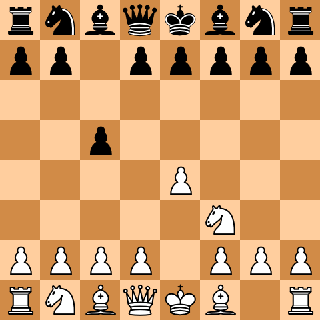
#> input picture fen-to-png/images/example.png, 320 x 320 px, given in place of the camera
$ python main2ext.py
#> lines starting #> are read from the running program, lines starting #| are printed output that depends on the picture; after the words box and inside, x2 and y2 are one past the last pixel; in counts of white or black regions, pixels touching at a corner belong together
### read_warp_img.py
import cv2
import numpy as np

def get_warp_img(img,dir_path,img_resize):
    pts1 = np.load(dir_path+'/chess_board_warp_prespective.npz')['pts1']
    pts2 = np.load(dir_path+'/chess_board_warp_prespective.npz')['pts2']
    H,maks = cv2.findHomography(pts1,pts2)
    result = cv2.warpPerspective(img,H,img_resize)
    return result

# [3 lines that do not run on import are left out]

### detect_points.py
import cv2
import numpy as np
import os
ix,iy = -1,-1
img = 0

###################################################################################
## Code For Detect corner points
###################################################################################

# [24 lines left out: functions draw_circle, get_points, not called in this run]


def get_points_800():
    x,y = 0 ,0
    points=[]
    for i in range(9):
        L=[[0,y], [100,y],[200,y],[300,y],[400,y],[500,y],[600,y],[700,y],[800,y]]
        y=y+100
        points.append(list(L))
    cv2.destroyAllWindows()
    print("got points")
    return list(points)

# [3 lines that do not run on import are left out]

### main2ext.py


###################################################################################
## SETUP for TRACK CHESS GAMES V1
# dir+ = ./numpy_saved/hello
# 1. map_function writes to dir+
# 2. cam_pos() saves 000image.bin for corner detection,
# 3. ./corner_detect.sh (Murat Sahins corner detector) to get corners cordinates
# loads
# 4 warp() loads from murats
#    "/home/marius/Desktop/pyprojects/csr-jet/chess_state_recognition/cornersmb.npy"
# 5. warp saves npz files to dir+
# 6. show_boxes() loads from dir+ cornersmn.npy
# 7. calibrate() writes setup.bin to

###################################################################################


###################################################################################
## Import Libraries
###################################################################################
from multiprocessing.connection import answer_challenge
import os
from platform import release
import chess
import chess.engine
import cv2
import numpy as np
import sys
import subprocess
import fps
import pickle

###################################################################################
## Import files
###################################################################################
# from detect_points import get_points ### only used with manual corner detection
from detect_points import get_points_800
from read_warp_img import get_warp_img
import cvzone


###################################################################################
## Define Main Variables
###################################################################################

points = []    # contains chess board corners points
boxes = np.zeros((8,8,4),dtype=int)    # contains top-left and bottom-right point of chessboard boxes
# fen_line = 'rnbqkbnr/pppppppp/8/8/8/8/PPPPPPPP/RNBQKBNR' # fen line of chess board
# board = chess.Board(fen=fen_line) # object of chess board

dir_path = os.path.dirname(os.path.realpath(__file__))+"/numpy_saved" # path of current directory
cam = cv2.VideoCapture(0) ### Panasonic cam via USB
img_resize = (800, 800)

subprocess.call(["clear"])
#> (this line was passed over: subprocess is not available in this run)
image = []

### no engine used in setup
### engine = chess.engine.SimpleEngine.popen_uci("/home/marius/Desktop/pyprojects/engine_dir/sf12nnue/stockfish")  # SF12NNUE

'''
### delete
chess_board = []   # it will store chess board matrix
player_bool_position =[]
bool_position = np.zeros((8,8),dtype=int)
number_to_position_map = []
last_move = ""
game_img = ""
fen_line = 'rnbqkbnr/pppppppp/8/8/8/8/PPPPPPPP/RNBQKBNR' # fen line of chess board
board = chess.Board(fen=fen_line) # object of chess board
'''
###################################################################################
## Code For Run Program
###################################################################################
'''
print("Enter Directory Name, i.e. ""(hello)"" ")
code = str(input(""))
'''
code = "hello"
dir_path += "/"+code
if not os.path.exists(dir_path):
    os.makedirs(dir_path)

###################################################################################
## Define Functions
###################################################################################

## map function for map values for (0,0)-> (8,a) , (0,1)-> (8,b).... so on
def map_function():
    map_position = {}
    x,y=0,0
    for i in "87654321":
        for j in "abcdefgh":
            map_position[j+i] = [x,y]
            y = (y+1)%8
        x = (x+1)%8
    np.savez(dir_path+"/map_position.npz",**map_position)
map_function()
map_position =np.load(dir_path+"/map_position.npz")   # map move values for (0,0)-> (8,a) , (0,1)-> (8,b).... so on


def cam_pos():
    ###################################################################################
    ## camera position calibration
    ###################################################################################

    while True:
        '''

        print("Do you want to set camera Position[y/n] : ",end=" ")
        answer = str(input())
        '''
        answer = "y"

        if answer == "" or answer == "Y" or answer =="y":
            print("Press q for exit : ")
            while True:
                ## show frame from camera and set positon by moving camera
                flag , img = cam.read()
#> img is the input picture: shape (320, 320, 3); mean B, G, R 110.2, 160, 211
                img = cv2.resize(img,(640,480))
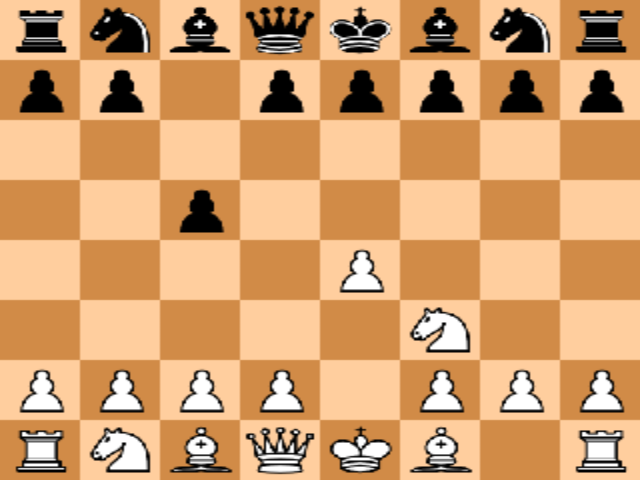
#> img: shape (480, 640, 3); mean B, G, R 110.2, 160, 211
                # cv2.rotate(img, cv2.ROTATE_180)
                if flag:

                    cv2.namedWindow("Set camera position")
                    cv2.moveWindow("Set camera position", 0,0)
                    cv2.imshow("Set camera position",img)
                    k = cv2.waitKey(1)
#> (key q is pressed here)


                    if k == ord('q'):
                        img = cv2.resize(img,(800,800))
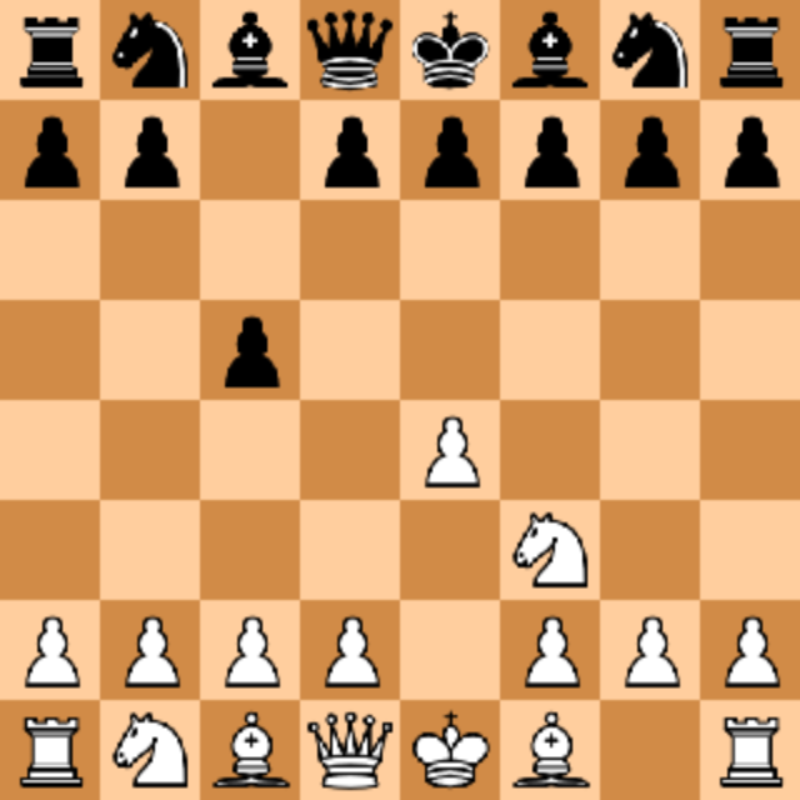
#> img: shape (800, 800, 3); mean B, G, R 110.2, 159.9, 210.9
                        cv2.imwrite("000image.png", img)
                        print("000image.png written in working directory, now running external prog")
                        subprocess.run(["./corner_detect.sh"], shell=True)
#> (this line was passed over: subprocess is not available in this run)
                        cv2.destroyAllWindows()
                        break
            break
        '''
        elif answer == "n" or answer == "N":
            print("\nHope that camera position already set...\n")
            break
        else:
            print("Invalid Input")
        '''
    return

#cam_pos()


def warp():
    ###################################################################################
    ## Image warp_perspective
    ###################################################################################

    while True:
        '''
        print("DO you want to warp perspective image[y/n] :",end=" ")
        answer = str(input())
        '''
        answer = "y"
        ret , img = cam.read()
        img =   cv2.resize(img,(800,800))

        ## img =   cv2.resize(img,(640,480))
        width,height = 800,800
        ##width,height = 640, 480
        if answer == "y" or answer == "Y" or answer == "":
            # Reading from myfile.txt, corners from "chess_state_recognition"


            '''
            ######################## TO BE DELETED, FOR TEST ONLY    ###############################################

            with open("/home/marius/Desktop/pyprojects/csr-jet/chess_state_recognition/myfile.txt", "r+") as file1:
                Reading form a file
                z= file1.readlines()[1]

            print("CORNERS from myfiles.txt:")
            print(z)
            print()

            ########################################################################################################
            '''
            corn  =np.load("./chess_state_recognition/cornersmb.npy")
#> (reads chess_state_recognition/cornersmb.npy from the repository)
            print(np.shape(corn))

          ##TEST
            c1 = corn[0][0]
            c2 = corn[8][0]
            c3 = corn[8][8]
            c4 = corn[0][8]

            # print(corn)

            print()
            warp_points_ =np.float32([[c1[1],c1[0],],
                    [c2[1] , c2[0],],
                    [c4[1], c4[0],],
                    [c3[1], c3[0],]])
            print("warp_points_from_pts\n", warp_points_)
            print("-------------")

            #########################################################################################################
            '''
            ### only for manual corner detection
            warp_points = get_points(img,4)
            print("warp_points from mouseclicks:", warp_points)
            print("warp_points:", warp_points[0:])


            pts1 = np.float32([[warp_points[0][0],warp_points[0][1]],
                            [warp_points[1][0],warp_points[1][1]],
                            [warp_points[3][0],warp_points[3][1]],
                            [warp_points[2][0],warp_points[2][1]]])
            '''

            pts1 = warp_points_
            pts2 = np.float32([[0,0],[width,0],[0,height],[width,height]])
            print()
            print("pts1\n",pts1)
            print()
            print("pts2\n", pts2)

            np.savez(dir_path+"/chess_board_warp_prespective.npz",pts1=pts1,pts2=pts2)

            result = get_warp_img(img,dir_path,img_resize)
#> in get_warp_img, `result = cv2.warpPerspective(img,H,img_resize)`:
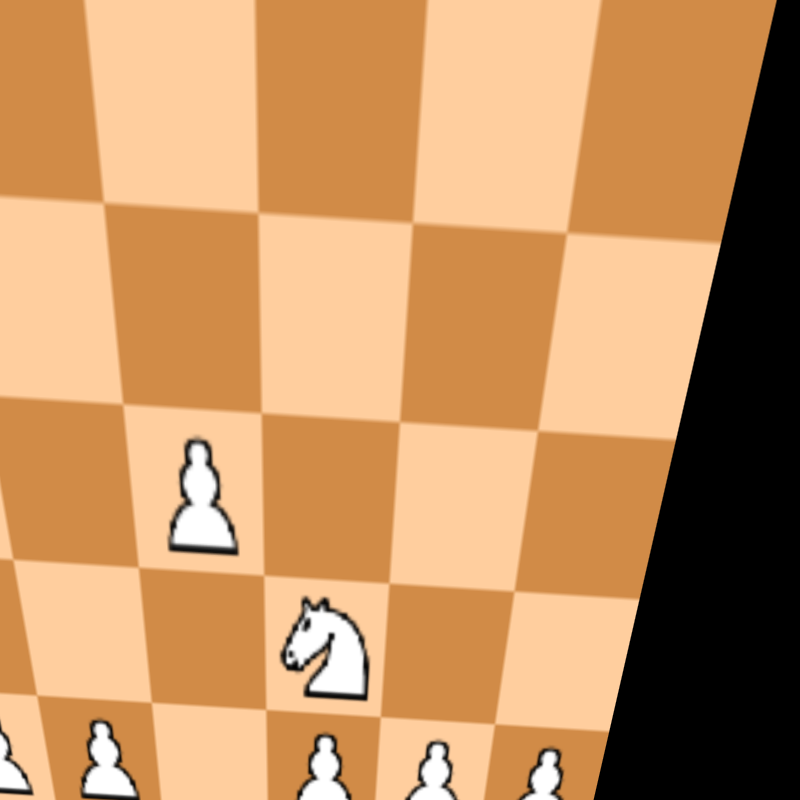
#> result: shape (800, 800, 3); mean B, G, R 98.7, 146.8, 196.2
            '''
            cv2.imshow("result",result)
            cv2.waitKey(0)
            '''
            cv2.destroyAllWindows()
            break
        elif answer == "n" or answer == "N":
            result = get_warp_img(img,dir_path,img_resize)
            cv2.imshow("result",result)
            cv2.waitKey(0)
            cv2.destroyAllWindows()
            break
        else:
            print("Enter valid input")

    ###################################################################################
    ## calibrate points for chess corners
    ###################################################################################
    while True:
            '''
            print("do you want to calculate and save new Points for corners [y/n]:",end=" ")
            answer = str(input())
            '''

            answer = "y"
            if answer == "y" or answer == "Y" or answer =="":
                print("RUNNING getpoints_800 from image")
                get_points_800()
                points = np.load(dir_path+'/chess_board_points.npz')['points']
                break

            ''' # deactivated
            elif answer == "n" or answer == "N":
                # do some work
                points = np.load(dir_path+'/chess_board_points.npz')['points']
                print("points.npz loaded successfully")
                break
            else:
                print("something wrong input")
            '''
#> this loop made 1 pass; (reads numpy_saved/chess_board_points.npz from the repository)

    ###################################################################################
    ## Define Boxes
    ###################################################################################
    for i in range(8):
        for j in range(8):
            boxes[i][j][0] = points[i][j][0]
            boxes[i][j][1] = points[i][j][1]
            boxes[i][j][2] = points[i+1][j+1][0]
            boxes[i][j][3] = points[i+1][j+1][1]

    np.savez(dir_path+"/chess_board_Box.npz",boxes=boxes)
    return

# warp()

def view_boxes():
    ###################################################################################
    ## View Boxes
    ###################################################################################
    while True:
        '''
        print("Do you want to see the Chess board with named squares? [y/n]:",end=" ")
        ans = str(input())
        '''
        answer = "y"
        if answer == 'y' or answer == "Y":
            # show boxes
            ret , img = cam.read()
            img =   cv2.resize(img,(800,800))
            img = get_warp_img(img,dir_path,img_resize)
            img_box = img.copy()
            for i in range(8):
                for j in reversed(range(8)):
                    box1 = boxes[i,j]
                    cv2.rectangle(img_box, (int(box1[0]), int(box1[1])), (int(box1[2]), int(box1[3])), (255,0,0), 2)
                    cv2.putText(img_box,"{}{}".format(chr(j+97),8-i),(int(box1[2])-70, int(box1[3])-50),cv2.FONT_HERSHEY_SIMPLEX,1.0,(0,0,0),2)
                    cv2.imshow("img",img_box)
#> this loop made 8 passes
#> pass 1, in view_boxes, `cv2.imshow("img",img_box)`:
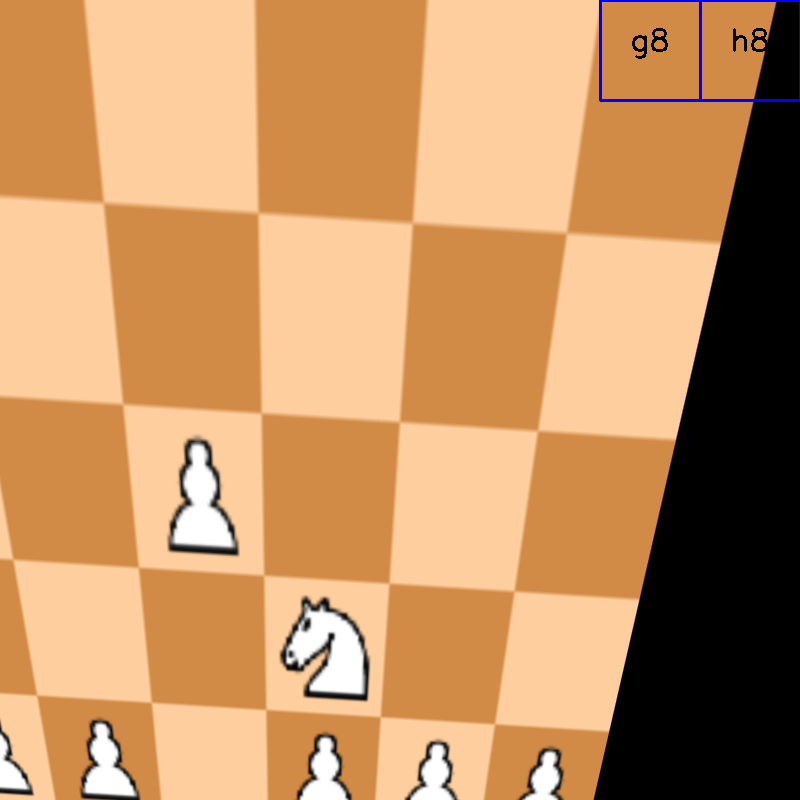
#> window 'img': shape (800, 800, 3); mean B, G, R 99.1, 146.3, 195.5
#> pass 1, in view_boxes, `cv2.imshow("img",img_box)`:
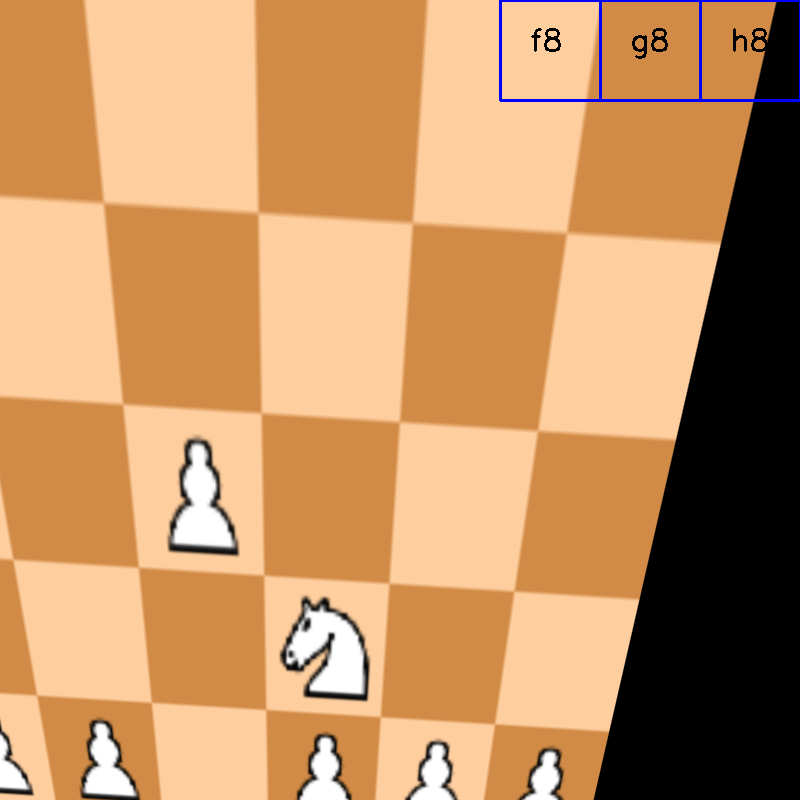
#> window 'img': shape (800, 800, 3); mean B, G, R 99.2, 146, 195
#> pass 1, in view_boxes, `cv2.imshow("img",img_box)`:
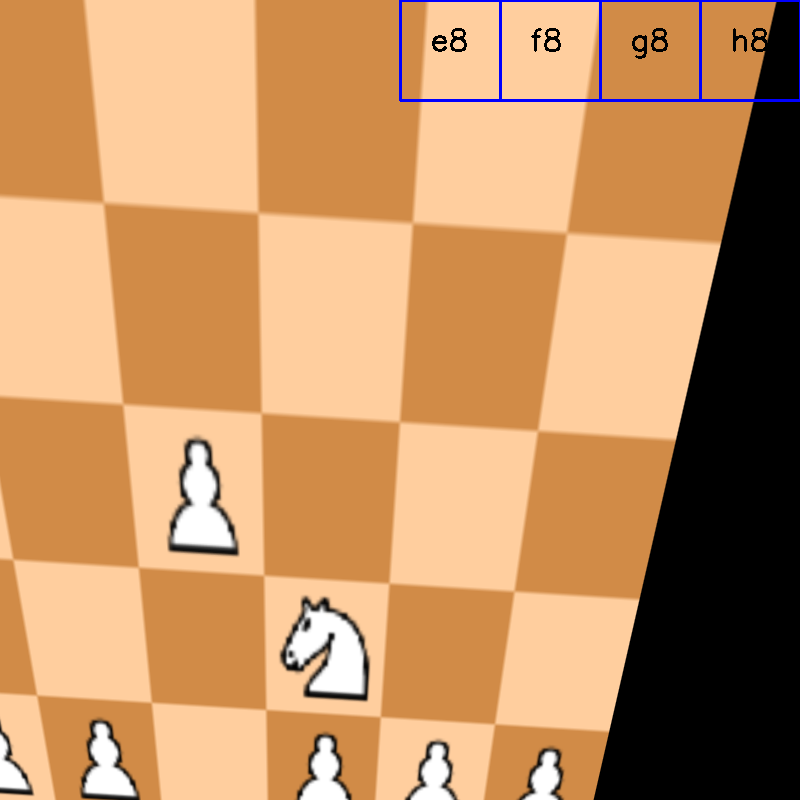
#> window 'img': shape (800, 800, 3); mean B, G, R 99.3, 145.7, 194.6
#> after the loop:
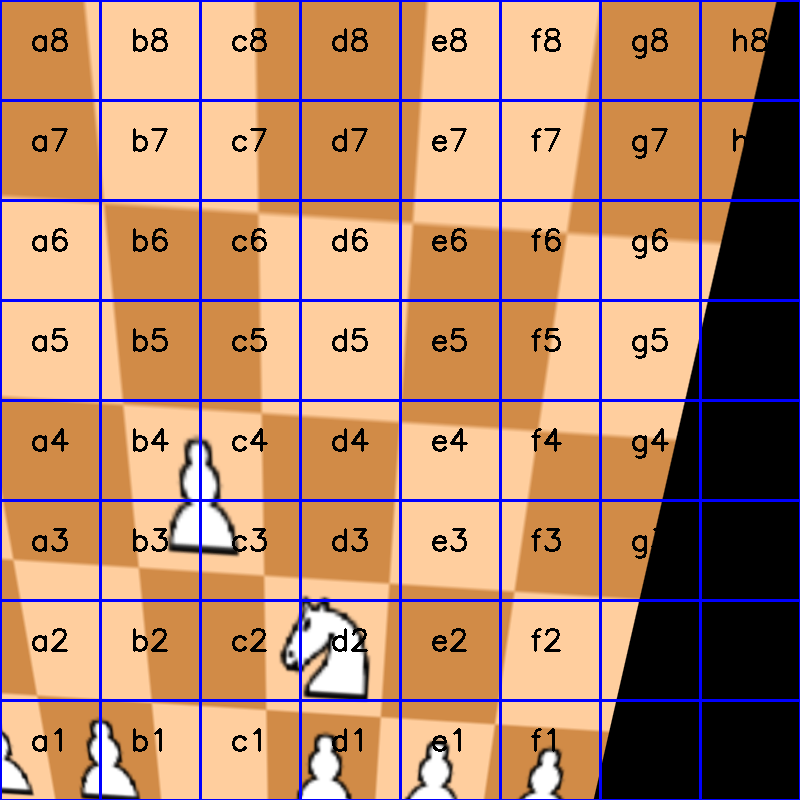
#> img_box: shape (800, 800, 3); 8.43% of pixels changed, all inside (x1, y1, x2, y2) = (0, 0, 800, 800)
            cv2.waitKey(0)
            cv2.destroyAllWindows()
            break
        elif answer == 'N' or answer == "n":
            print("ok, got it you don't want to see boxes")
            break
        else:
            print("Enter valid input")

    return


def empty(a):
    pass


def calibrate(): ## usage calibrate(f ,w,b)

    ###Load preset values from setup.bin

    ### with open('setup.bin', 'rb') as f:
#> (the run stopped early here; a loop or call above may not have finished)
